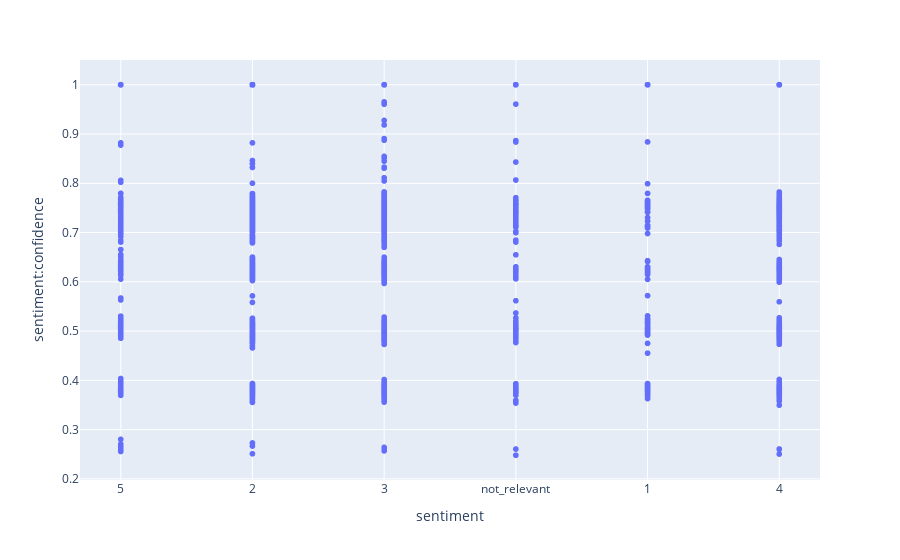

The code cell stored with this chart in its notebook:
### Code cell
fig = px.scatter(data, x='sentiment',y='sentiment:confidence')
fig.show()

### Figure 1 — Plotly figure (JSON) as saved in the notebook; plotly's stock layout.template omitted (floating-point values rounded to 4 significant figures; data arrays with more than 128 entries replaced by an {"elided": "..."} marker saying what was removed)
{"data": [{"hovertemplate": "sentiment=%{x}<br>sentiment:confidence=%{y}<extra></extra>", "legendgroup": "", "marker": {"color": "#636efa", "symbol": "circle"}, "mode": "markers", "name": "", "showlegend": false, "type": "scattergl", "x": {"elided": "7156 str values"}, "xaxis": "x", "y": {"elided": "7156 float values"}, "yaxis": "y"}], "layout": {"legend": {"tracegroupgap": 0}, "margin": {"t": 60}, "xaxis": {"anchor": "y", "domain": [0, 1], "title": {"text": "sentiment"}}, "yaxis": {"anchor": "x", "domain": [0, 1], "title": {"text": "sentiment:confidence"}}}}
